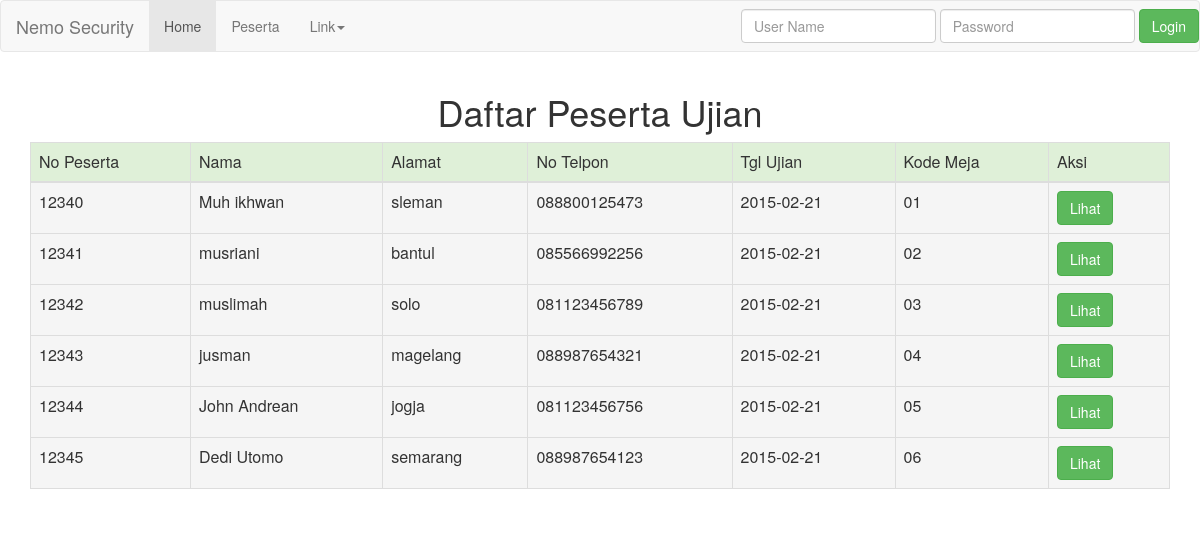
Page /v/sqli/index.php on the committed database.
### tables this page shows
CREATE TABLE `peserta_pns` (
  `id` int(10) NOT NULL AUTO_INCREMENT,
  `no_p` int(20) NOT NULL,
  `nama` varchar(50) NOT NULL,
  `alamat` varchar(80) NOT NULL,
  `no_hp` char(12) NOT NULL,
  `tgl_ujian` date NOT NULL,
  `kode_meja` char(5) NOT NULL,
  `kode_soal` char(10) NOT NULL,
  PRIMARY KEY (`id`),
  UNIQUE KEY `no_p` (`no_p`)
);

### lib/db.class.php (called while the page is built, shortened)
<?php
class DB {
        public function fetch_All($query){
            $q = mysql_query($query) or die(mysql_error());
            return $q;
        }
}

### lib/tabelGrid.php (the view, shortened to what this page needs)
<?php
class TabelGrid {
    public $html;
    public function __construct($cssParentClass, $cssSubClass = Array()) {
        $this->ClassCss = $cssParentClass;
        $this->html = "<table class=\"$this->ClassCss $cssSubClass[0] $cssSubClass[1]\"> ";
    }
    public function endTr(){
        return "</tr> ";
    }
    public function endTable(){
        return "</table> ";
    }
    public function tHead($thead = Array()){
       $this->html .= "<thead><tr class=\"success\"> ";
       foreach ($thead as $th){
           $this->html .= "<td>$th</td> ";
       }
       $this->html .= $this->endTr()."</thead> ";
   }
   public function tbodyFromArray($qobj, $action=false, $link,  $fieldAction, $actionName){
       $this->html .= "<tbody> ";
       while($hasil = mysql_fetch_assoc($qobj)){
           $this->html .= "<tr class=\"active\"> ";
           foreach ($hasil as $key => $values) {
             $this->html .= "<td>".$values."</td>";
           }
            if($action == true){
            $this->html .= "<td><a class=\"btn btn-success\" href=\"$link?$fieldAction=$hasil[$fieldAction]\">$actionName</a></td>";
            }
            $this->html .= "</tr> ";
        }
        $this->html .= "</tbody> ";
   }
   public function cetakTabel(){
       $this->html .= $this->endTable();
       echo $this->html;
   }
}

### v/sqli/index.php (shortened to what this page needs)
<?php
require_once lib.'db.class.php';
require_once lib.'tabelGrid.php';
?>
<?php
    $db = new DB();
    $query = "SELECT no_p,nama,alamat,no_hp,tgl_ujian,kode_meja FROM "
            . "peserta_pns";
    $hasil = $db->fetch_All($query);
?>
<html>
    <head>
        <link rel="stylesheet" href="../../css/bootstrap.min.css">
    </head>
    <body>
        <nav class="navbar navbar-default" role="navigation">
            <div class="navbar-header">
                <a class="navbar-brand" href="../../index.php">Nemo Security</a>
            </div>
        <div>
            <ul class="nav navbar-nav">
                <li class="active"><a href="index.php">Home</a></li>
                <li><a href="index.php">Peserta</a></li>
                <li class="dropdown">
                    <a href="#" class="dropdown-toggle" data-toggle="dropdown">Link<b class="caret"></b></a>
                </li>
            </ul>
        </div>
            <div>
                <form method="post" action="login.php" class="navbar-form navbar-right" role="login">
                    <div class="form-group">
                        <input type="text" class="form-control" name="uname" placeholder="User Name" required="">
                    </div>
                    <div class="form-group">
                        <input type="password" class="form-control" name="pass" placeholder="Password" required="">
                    </div>
                    <button type="submit" name="Login" class="btn btn-success">Login</button>
                </form>
            </div>
        </nav>
        <div class="container">
            <div class="row">
                <div class="col-md-12 col-sm-12">
                    <h1 style="text-align: center">Daftar Peserta Ujian</h1>
                    <?php
                        $tabel = new TabelGrid("table", Array("table-bordered", ""));
                        $tabel->tHead(
                                array("No Peserta",
                                    "Nama",
                                    "Alamat",
                                    "No Telpon",
                                    "Tgl Ujian",
                                    "Kode Meja",
                                    "Aksi"
                                    )
                                );
                        $tabel->tbodyFromArray($hasil, true, "detail.php", "no_p", "Lihat");
                        $tabel->cetakTabel();
                    ?>
                </div>
            </div>
        </div>
    </body>
</html>

### rows in the picture
peserta_pns: no_p "12340 Muh ikhwan sleman 088800125473 2015-02-21 01"
peserta_pns: no_p "12341 musriani bantul 085566992256 2015-02-21 02"
peserta_pns: no_p "12342 muslimah solo 081123456789 2015-02-21 03"
peserta_pns: no_p "12343 jusman magelang 088987654321 2015-02-21 04"
peserta_pns: no_p "12344 John Andrean jogja 081123456756 2015-02-21 05"
peserta_pns: no_p "12345 Dedi Utomo semarang 088987654123 2015-02-21 06"

### other values in the picture
$th "No Peserta Nama Alamat No Telpon Tgl Ujian Kode Meja Aksi"
$actionName "Lihat Lihat Lihat Lihat Lihat Lihat"
